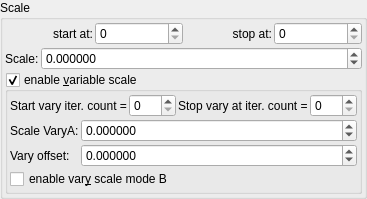
    <widget class="QGroupBox" name="groupBox_9">
     <property name="title">
      <string>Scale</string>
     </property>
     <layout class="QVBoxLayout" name="verticalLayout_13" stretch="0,0,0">
      <property name="spacing">
       <number>2</number>
      </property>
      <property name="leftMargin">
       <number>2</number>
      </property>
      <property name="topMargin">
       <number>2</number>
      </property>
      <property name="rightMargin">
       <number>2</number>
      </property>
      <property name="bottomMargin">
       <number>2</number>
      </property>
      <item>
       <layout class="QGridLayout" name="gridLayout_16" columnstretch="0,0,0,0">
        <item row="1" column="1">
         <widget class="MySpinBox" name="spinboxInt_transf_start_iterations_S">
          <property name="sizePolicy">
           <sizepolicy hsizetype="Minimum" vsizetype="Maximum">
            <horstretch>0</horstretch>
            <verstretch>0</verstretch>
           </sizepolicy>
          </property>
          <property name="maximum">
           <number>999</number>
          </property>
         </widget>
        </item>
        <item row="1" column="3">
         <widget class="MySpinBox" name="spinboxInt_transf_stop_iterations_S">
          <property name="sizePolicy">
           <sizepolicy hsizetype="Minimum" vsizetype="Maximum">
            <horstretch>0</horstretch>
            <verstretch>0</verstretch>
           </sizepolicy>
          </property>
          <property name="maximum">
           <number>999</number>
          </property>
         </widget>
        </item>
        <item row="1" column="2">
         <widget class="QLabel" name="label_67">
          <property name="text">
           <string>stop at:</string>
          </property>
          <property name="alignment">
           <set>Qt::AlignRight|Qt::AlignTrailing|Qt::AlignVCenter</set>
          </property>
         </widget>
        </item>
        <item row="1" column="0">
         <widget class="QLabel" name="label_69">
          <property name="layoutDirection">
           <enum>Qt::LeftToRight</enum>
          </property>
          <property name="text">
           <string>start at:</string>
          </property>
          <property name="alignment">
           <set>Qt::AlignRight|Qt::AlignTrailing|Qt::AlignVCenter</set>
          </property>
         </widget>
        </item>
       </layout>
      </item>
      <item>
       <layout class="QGridLayout" name="gridLayout_17" columnstretch="0,1">
        <property name="spacing">
         <number>2</number>
        </property>
        <item row="1" column="0">
         <widget class="QLabel" name="label_8">
          <property name="text">
           <string>Scale:</string>
          </property>
         </widget>
        </item>
        <item row="1" column="1">
         <widget class="MyDoubleSpinBox" name="spinbox_transf_scale_2">
          <property name="sizePolicy">
           <sizepolicy hsizetype="Minimum" vsizetype="Maximum">
            <horstretch>0</horstretch>
            <verstretch>0</verstretch>
           </sizepolicy>
          </property>
          <property name="prefix">
           <string/>
          </property>
          <property name="suffix">
           <string/>
          </property>
          <property name="decimals">
           <number>6</number>
          </property>
          <property name="minimum">
           <double>-99.989999999999995</double>
          </property>
          <property name="maximum">
           <double>99.989999999999995</double>
          </property>
          <property name="singleStep">
           <double>0.100000000000000</double>
          </property>
         </widget>
        </item>
       </layout>
      </item>
      <item>
       <widget class="MyGroupBox" name="groupCheck_transf_function_enabledF_false">
        <property name="title">
         <string>enable &amp;variable scale</string>
        </property>
        <property name="checkable">
         <bool>true</bool>
        </property>
        <layout class="QVBoxLayout" name="verticalLayout_15" stretch="0,0">
         <property name="spacing">
          <number>2</number>
         </property>
         <property name="leftMargin">
          <number>2</number>
         </property>
         <property name="topMargin">
          <number>2</number>
         </property>
         <property name="rightMargin">
          <number>2</number>
         </property>
         <property name="bottomMargin">
          <number>2</number>
         </property>
         <item>
          <layout class="QHBoxLayout" name="horizontalLayout" stretch="0,1,0,1">
           <property name="topMargin">
            <number>0</number>
           </property>
           <item>
            <widget class="QLabel" name="label_74">
             <property name="text">
              <string>Start vary iter. count =</string>
             </property>
             <property name="wordWrap">
              <bool>true</bool>
             </property>
            </widget>
           </item>
           <item>
            <widget class="MySpinBox" name="spinboxInt_transf_start_iterations_K">
             <property name="sizePolicy">
              <sizepolicy hsizetype="Minimum" vsizetype="Maximum">
               <horstretch>0</horstretch>
               <verstretch>0</verstretch>
              </sizepolicy>
             </property>
             <property name="minimum">
              <number>0</number>
             </property>
             <property name="maximum">
              <number>999</number>
             </property>
             <property name="value">
              <number>0</number>
             </property>
            </widget>
           </item>
           <item>
            <widget class="QLabel" name="label_59">
             <property name="text">
              <string>Stop vary at iter. count =</string>
             </property>
             <property name="wordWrap">
              <bool>true</bool>
             </property>
            </widget>
           </item>
           <item>
            <widget class="MySpinBox" name="spinboxInt_transf_stop_iterations_K">
             <property name="sizePolicy">
              <sizepolicy hsizetype="Preferred" vsizetype="Maximum">
               <horstretch>0</horstretch>
               <verstretch>0</verstretch>
              </sizepolicy>
             </property>
             <property name="maximum">
              <number>999</number>
             </property>
            </widget>
           </item>
          </layout>
         </item>
         <item>
          <layout class="QGridLayout" name="gridLayout_31" columnstretch="0,1">
           <property name="spacing">
            <number>2</number>
           </property>
           <item row="3" column="0" colspan="2">
            <widget class="MyCheckBox" name="checkBox_transf_function_enabledM_false">
             <property name="text">
              <string>enable var&amp;y scale mode B</string>
             </property>
            </widget>
           </item>
           <item row="1" column="1">
            <widget class="MyDoubleSpinBox" name="spinbox_transf_scale_vary_0">
             <property name="sizePolicy">
              <sizepolicy hsizetype="Minimum" vsizetype="Maximum">
               <horstretch>0</horstretch>
               <verstretch>0</verstretch>
              </sizepolicy>
             </property>
             <property name="prefix">
              <string/>
             </property>
             <property name="suffix">
              <string/>
             </property>
             <property name="decimals">
              <number>6</number>
             </property>
             <property name="minimum">
              <double>-99.989999999999995</double>
             </property>
             <property name="maximum">
              <double>99.989999999999995</double>
             </property>
             <property name="singleStep">
              <double>0.100000000000000</double>
             </property>
            </widget>
           </item>
           <item row="2" column="0">
            <widget class="QLabel" name="label_150">
             <property name="text">
              <string>Vary offset:</string>
             </property>
            </widget>
           </item>
           <item row="2" column="1">
            <widget class="MyDoubleSpinBox" name="spinbox_transf_scaleC_1">
             <property name="sizePolicy">
              <sizepolicy hsizetype="Minimum" vsizetype="Maximum">
               <horstretch>0</horstretch>
               <verstretch>0</verstretch>
              </sizepolicy>
             </property>
             <property name="prefix">
              <string/>
             </property>
             <property name="suffix">
              <string/>
             </property>
             <property name="decimals">
              <number>6</number>
             </property>
             <property name="minimum">
              <double>-99.989999999999995</double>
             </property>
             <property name="maximum">
              <double>99.989999999999995</double>
             </property>
             <property name="singleStep">
              <double>0.100000000000000</double>
             </property>
            </widget>
           </item>
           <item row="1" column="0">
            <widget class="QLabel" name="label_145">
             <property name="text">
              <string>Scale VaryA:</string>
             </property>
            </widget>
           </item>
          </layout>
         </item>
        </layout>
       </widget>
      </item>
     </layout>
    </widget>
